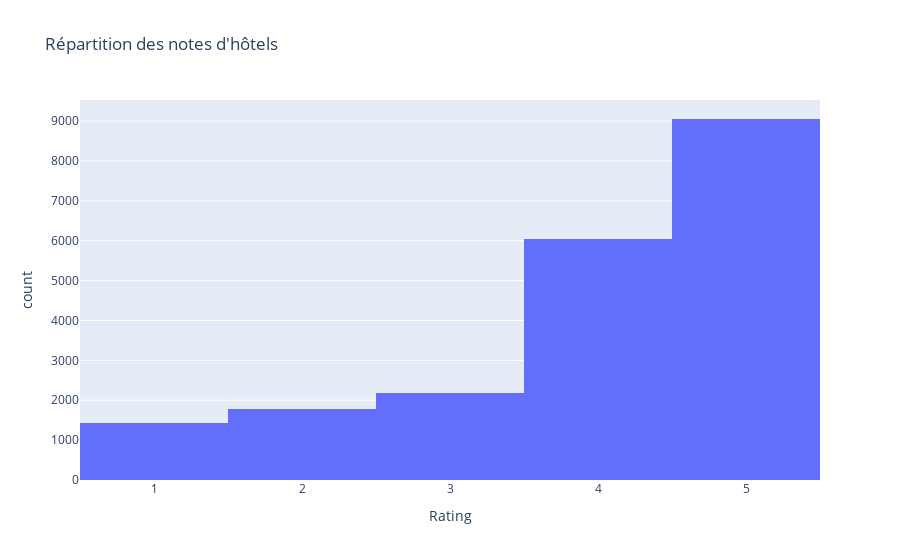

Notebook code for this chart:
### Markdown cell above
# Partie 2) Analyse

---

1) Analysez la distribution des notes. Qu'est-ce que cela présage pour la partie machine learning ?
2) Faire un wordcloud pour indiquer les mots les plus populaires dans nos différents commentaires en fonction de la note attribuée à la fin.
3) Faire la même chose que la question précédente mais avec du stemming au préalable (nous vous conseillons d'utiliser porterstemmer pour plus de facilité).
4) Faire la même chose que la question précédente mais cette fois-ci en considérant les groupes de deux mots adjacents (note culturelle : les groupes de k mots adjacents sont appelés k-grams)
5) Nous décidons qu'il serait bien de connaître un poil mieux nos utilisateurs. Afin de pouvoir en savoir plus, utilisons de la LDA afin de pouvoir trouver des thèmes dans nos commentaires d'utilisateurs. 

Note : afin d'étudier plus en détail les thèmes, nous aurions pu utiliser du bertopic qui nous aurait renvoyé des thèmes pertinents.

### Code cell
fig = px.histogram(tripadvisor_reviews_en, x = "Rating", title="Répartition des notes d'hôtels")
fig.show()

### Figure 1 — Plotly figure (JSON) as saved in the notebook; plotly's stock layout.template omitted (floating-point values rounded to 4 significant figures; data arrays with more than 128 entries replaced by an {"elided": "..."} marker saying what was removed)
{"data": [{"alignmentgroup": "True", "bingroup": "x", "hovertemplate": "Rating=%{x}<br>count=%{y}<extra></extra>", "legendgroup": "", "marker": {"color": "#636efa", "pattern": {"shape": ""}}, "name": "", "offsetgroup": "", "orientation": "v", "showlegend": false, "type": "histogram", "x": {"elided": "20489 int values"}, "xaxis": "x", "yaxis": "y"}], "layout": {"barmode": "relative", "legend": {"tracegroupgap": 0}, "title": {"text": "Répartition des notes d'hôtels"}, "xaxis": {"anchor": "y", "domain": [0, 1], "title": {"text": "Rating"}}, "yaxis": {"anchor": "x", "domain": [0, 1], "title": {"text": "count"}}}}
